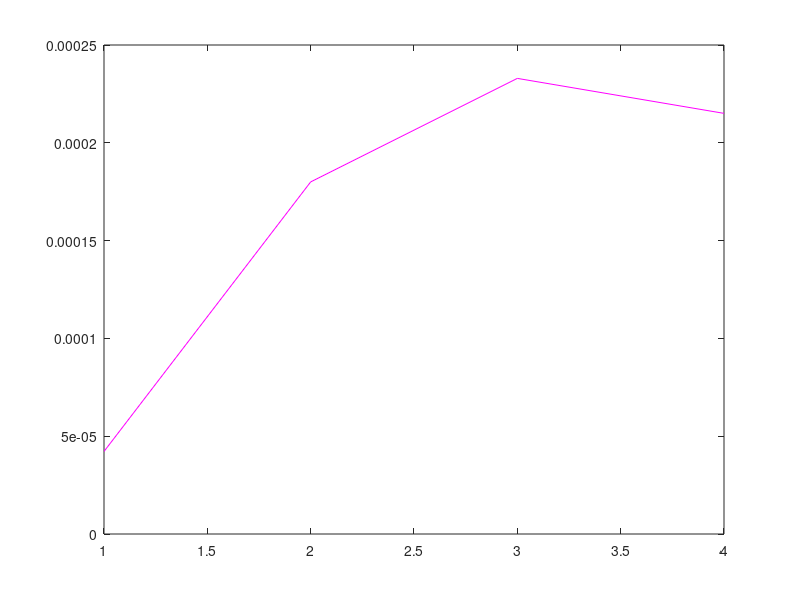

Write the MATLAB code that produced this figure.
%Algoritmo de ordenación quick sort a partir de un vector de tamaño n y datos aleatorios
%disp('Este programa ordena un vector de tamaño n, con numeros aleatorios.');
global vector;%=(rand(n,1)*500);			%rellena el vector de tamaño n con numeros aleatorios entre cero y uno y los multiplica por 500
%disp('El vector es el siguiente: ');
%printf(' %f ',vector);

function vectorOrdenado=quickSort(v)     
  vectorOrdenado = v;               
  n=length(v);
  if(n > 1)              
     pivote=v(round(n/2)+1);                     
     menores = find(vectorOrdenado < pivote); 
     iguales = find(vectorOrdenado == pivote);
     mayores=find(vectorOrdenado > pivote);
     vectorOrdenado  = [quickSort(vectorOrdenado(menores)); 							vectorOrdenado(iguales); 
     					quickSort(vectorOrdenado(mayores))];
  end
endfunction
 
function tiemposTam=tiempoQuickSort(maxTam)
	tiemposTam=zeros(1,0);
	tam=1;
	while(tam<maxTam)
		vector=(rand(tam,1)*500);			%rellena el vector de tamaño n con numeros aleatorios entre cero y uno y los multiplica por 500
		%disp('El vector es el siguiente: ');
		%printf(' %f ',vector);
		tic,u=quickSort(vector); 
		tiemposTam(tam)=toc;

		%disp('El vector ordenado es el siguiente: ');
		%printf(' %f ',u);
		%printf('\n');
		%printf('El tiempo de ejecion con tamaño %d es: %f ',tam,tiemposTam(tam));
		tam=tam+1;
		endwhile

endfunction

maxTam = input('Introduce el valor del tamaño maximo: ');
tiempos=tiempoQuickSort(maxTam);
%printf('El tiempo de ejecion con tamaño : %f ',tiempos);
%printf('\n');
plot(tiempos,'m');
